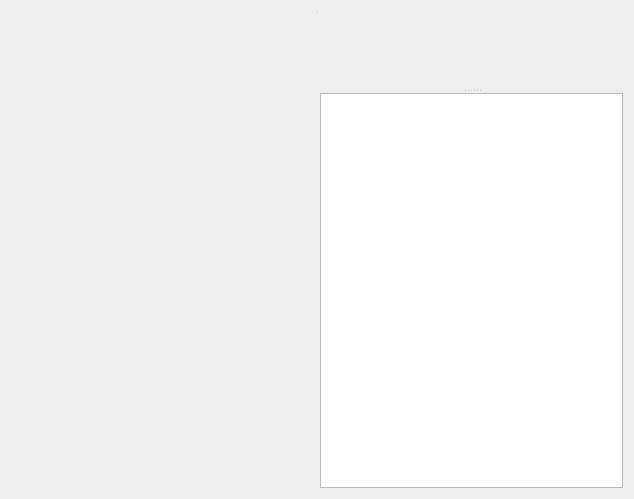
<?xml version="1.0" encoding="UTF-8"?>
<ui version="4.0">
 <class>CRemoveEpsilonRulesWidget</class>
 <widget class="QWidget" name="CRemoveEpsilonRulesWidget">
  <property name="geometry">
   <rect>
    <x>0</x>
    <y>0</y>
    <width>634</width>
    <height>499</height>
   </rect>
  </property>
  <property name="windowTitle">
   <string>Form</string>
  </property>
  <layout class="QGridLayout" name="gridLayout">
   <item row="0" column="0" colspan="2">
    <widget class="QSplitter" name="splitter">
     <property name="orientation">
      <enum>Qt::Horizontal</enum>
     </property>
     <widget class="FA_widget" name="m_inputFaWidget" native="true"/>
     <widget class="CAlgorithmWidget" name="m_algorithWidget" native="true"/>
    </widget>
   </item>
   <item row="1" column="0" rowspan="2">
    <widget class="FA_widget" name="m_outputFaWidget" native="true"/>
   </item>
   <item row="2" column="1">
    <widget class="QSplitter" name="splitter_2">
     <property name="orientation">
      <enum>Qt::Vertical</enum>
     </property>
     <widget class="CVariablesWidget" name="m_variablesWidget" native="true">
      <property name="sizePolicy">
       <sizepolicy hsizetype="Minimum" vsizetype="Minimum">
        <horstretch>0</horstretch>
        <verstretch>0</verstretch>
       </sizepolicy>
      </property>
     </widget>
     <widget class="QListWidget" name="m_epsilonClosuresWidget"/>
    </widget>
   </item>
  </layout>
 </widget>
 <customwidgets>
  <customwidget>
   <class>CVariablesWidget</class>
   <extends>QWidget</extends>
   <header location="global">widgets/variableswidget.h</header>
   <container>1</container>
  </customwidget>
  <customwidget>
   <class>CAlgorithmWidget</class>
   <extends>QWidget</extends>
   <header location="global">widgets/algorithmwidget.h</header>
  </customwidget>
  <customwidget>
   <class>FA_widget</class>
   <extends>QWidget</extends>
   <header location="global">widgets/fawidget.h</header>
   <container>1</container>
  </customwidget>
 </customwidgets>
 <resources/>
 <connections/>
</ui>
